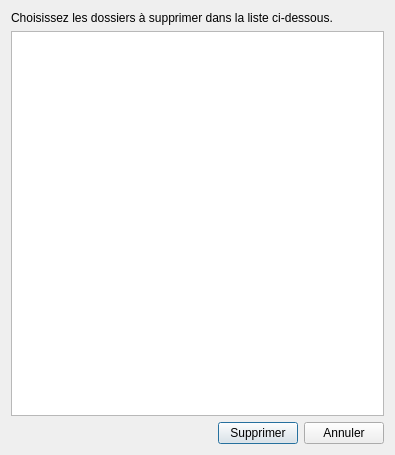
<?xml version="1.0" encoding="UTF-8"?>
<ui version="4.0">
 <class>EmptyDirsFix2</class>
 <widget class="QDialog" name="EmptyDirsFix2">
  <property name="geometry">
   <rect>
    <x>0</x>
    <y>0</y>
    <width>395</width>
    <height>455</height>
   </rect>
  </property>
  <property name="windowTitle">
   <string>Réparateur de dossiers vides</string>
  </property>
  <property name="windowIcon">
   <iconset resource="../resources.qrc">
    <normaloff>:/images/icon.ico</normaloff>:/images/icon.ico</iconset>
  </property>
  <layout class="QVBoxLayout" name="verticalLayout">
   <item>
    <widget class="QLabel" name="label">
     <property name="text">
      <string>Choisissez les dossiers à supprimer dans la liste ci-dessous.</string>
     </property>
    </widget>
   </item>
   <item>
    <widget class="QListWidget" name="listWidget">
     <property name="selectionMode">
      <enum>QAbstractItemView::MultiSelection</enum>
     </property>
    </widget>
   </item>
   <item>
    <layout class="QHBoxLayout" name="horizontalLayout_4">
     <item>
      <spacer name="horizontalSpacer">
       <property name="orientation">
        <enum>Qt::Horizontal</enum>
       </property>
       <property name="sizeHint" stdset="0">
        <size>
         <width>40</width>
         <height>20</height>
        </size>
       </property>
      </spacer>
     </item>
     <item>
      <widget class="QPushButton" name="buttonDelete">
       <property name="text">
        <string>Supprimer</string>
       </property>
      </widget>
     </item>
     <item>
      <widget class="QPushButton" name="buttonCancel">
       <property name="text">
        <string>Annuler</string>
       </property>
      </widget>
     </item>
    </layout>
   </item>
  </layout>
 </widget>
 <resources>
  <include location="../resources.qrc"/>
 </resources>
 <connections>
  <connection>
   <sender>buttonCancel</sender>
   <signal>clicked()</signal>
   <receiver>EmptyDirsFix2</receiver>
   <slot>reject()</slot>
   <hints>
    <hint type="sourcelabel">
     <x>341</x>
     <y>439</y>
    </hint>
    <hint type="destinationlabel">
     <x>354</x>
     <y>449</y>
    </hint>
   </hints>
  </connection>
  <connection>
   <sender>buttonDelete</sender>
   <signal>clicked()</signal>
   <receiver>EmptyDirsFix2</receiver>
   <slot>deleteSel()</slot>
   <hints>
    <hint type="sourcelabel">
     <x>272</x>
     <y>427</y>
    </hint>
    <hint type="destinationlabel">
     <x>276</x>
     <y>453</y>
    </hint>
   </hints>
  </connection>
 </connections>
 <slots>
  <slot>deleteSel()</slot>
 </slots>
</ui>
